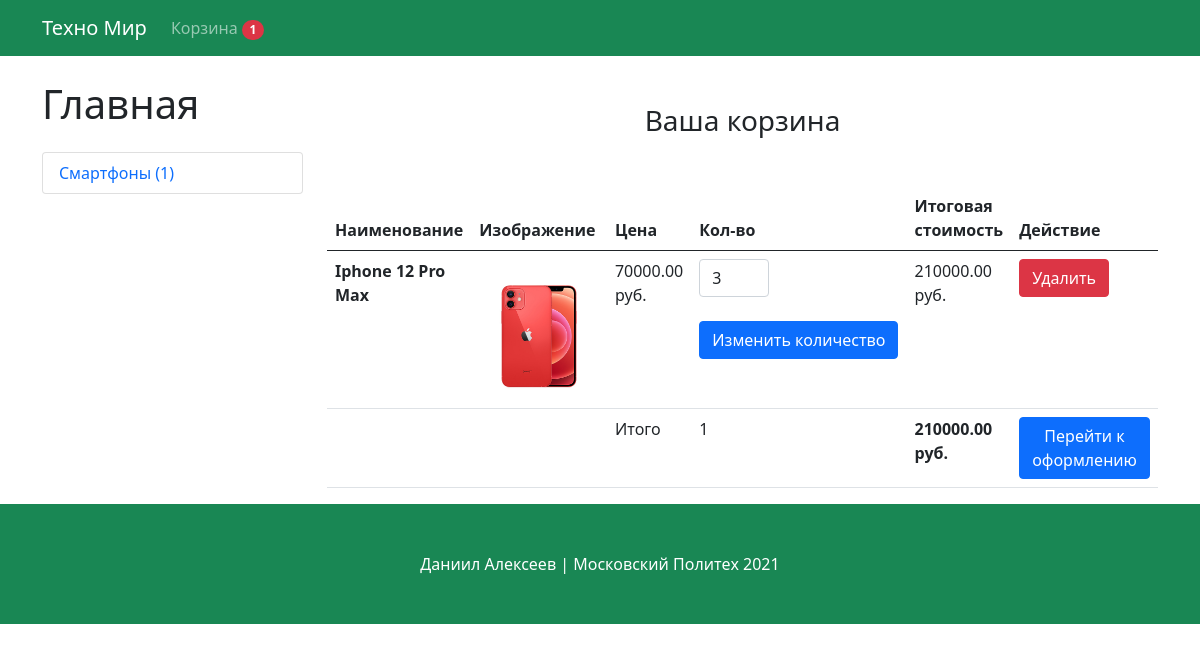
The app's page /cart/ (signed in) with its own data.
### mainapp/models.py (models this page shows, shortened)
class Cart(models.Model):
    owner = models.ForeignKey('Customer', null=True, verbose_name='Владелец', on_delete=models.CASCADE)
    products = models.ManyToManyField(CartProduct, blank=True, related_name='related_cart')
    total_products = models.PositiveIntegerField(default=0)
    final_price = models.DecimalField(max_digits=9, default=0, decimal_places=2, verbose_name='Итоговая стоимость')
    in_order = models.BooleanField(default=False)
    for_anonymous_user = models.BooleanField(default=False)

class Category(models.Model):
    name = models.CharField(max_length=255, verbose_name='Имя категории')
    slug = models.SlugField(unique=True)
    objects = CategoryManager()
    def get_absolute_url(self):
        return reverse('category_detail', kwargs={'slug': self.slug})

class CartProduct(models.Model):
    user = models.ForeignKey('Customer', verbose_name='Покупатель', on_delete=models.CASCADE)
    cart = models.ForeignKey('Cart', verbose_name='Корзина', on_delete=models.CASCADE, related_name='related_products')
    content_type = models.ForeignKey(ContentType, on_delete=models.CASCADE)
    object_id = models.PositiveIntegerField()
    content_object = GenericForeignKey('content_type', 'object_id')
    quantity = models.PositiveIntegerField(default=1)
    final_price = models.DecimalField(max_digits=9, decimal_places=2, verbose_name='Итоговая стоимость')

class Product(models.Model):
    class Meta:
        abstract = True
    category = models.ForeignKey(Category, verbose_name='Категория', on_delete=models.CASCADE)
    title = models.CharField(max_length=255, verbose_name='Наименование')
    slug = models.SlugField(unique=True)
    image = models.ImageField(verbose_name='Изображение')
    description = models.TextField(verbose_name='Описание', null=True)
    price = models.DecimalField(max_digits=9, decimal_places=2, verbose_name='Цена')
    def get_model_name(self):
        return self.__class__.__name__.lower()

class Smartphone(Product):
    diagonal = models.CharField(max_length=255, verbose_name='Диагональ')
    display_type = models.CharField(max_length=255, verbose_name='Тип дисплея')
    resolution = models.CharField(max_length=255, verbose_name='Разрешение экрана')
    accum_volume = models.CharField(max_length=255, verbose_name='Объем батареи')
    ram = models.CharField(max_length=255, verbose_name='Оперативная память')
    sd = models.BooleanField(default=True, verbose_name='Наличие SD карты')
    sd_volume_max = models.CharField(
        max_length=255, null=True, blank=True, verbose_name='Максимальыне объем встраиваемой памяти'
    )
    main_cam_mp = models.CharField(max_length=255, verbose_name='Главная камера')
    frontal_cam_mp = models.CharField(max_length=255, verbose_name='Фронтальная камера')

### mainapp/views.py (the view)
# urls.py: path('cart/', CartView.as_view(), name='cart'),
class CartView(CartMixin, View):
    def get(self, request, *args, **kwargs):
        categories = Category.objects.get_categories_for_left_sidebar()
        context = {
            'cart': self.cart,
            'categories': categories
        }
        return render(request, 'cart.html', context)

### mainapp/mixins.py (called while the page is built)
    def dispatch(self, request, *args, **kwargs):
        if request.user.is_authenticated:
            customer = Customer.objects.filter(user=request.user).first()
            if not customer:
                customer = Customer.objects.create(
                    user=request.user
                )
            cart = Cart.objects.filter(owner=customer, in_order=False).first()
            if not cart:
                cart = Cart.objects.create(owner=customer)
        else:
            cart = Cart.objects.filter(for_anonymous_user=True).first()
            if not cart:
                Cart.objects.create(for_anonymous_user=True)
        self.cart = cart
        return super().dispatch(request, *args, **kwargs)

### mainapp/models.py (called while the page is built)
def get_models_for_count(*model_names):
    return [models.Count(model_name) for model_name in model_names]

    def get_queryset(self):
        return super().get_queryset()

    def get_categories_for_left_sidebar(self):
        models = get_models_for_count('notebook', 'smartphone', 'smartwatches', 'headphones', 'tv')
        qs = list(self.get_queryset().annotate(*models))
        data = [
            dict(name=c.name, url=c.get_absolute_url(), count=getattr(c, self.CATEGORY_NAME_COUNT_NAME[c.name]))
            for c in qs
        ]
        return data

### mainapp/templates/cart.html (shortened to what this page needs)
{% extends 'base.html' %}
{% block content %}
<h3 class="text-center mt-5 mb-5">Ваша корзина {% if not cart.products.count %}Пустота{% endif %}  </h3>
    {%if cart.products.count  %}
<table class="table">
  <thead>
    <tr>
      <th scope="col">Наименование</th>
      <th scope="col">Изображение</th>
      <th scope="col">Цена</th>
      <th scope="col">Кол-во</th>
        <th scope="col">Итоговая стоимость</th>
        <th scope="col">Действие</th>
    </tr>
  </thead>
  <tbody>
  {% for item in cart.products.all %}
    <tr>
      <th scope="row">{{ item.content_object.title }}</th>
      <td class="w-25"><img src="{{ item.content_object.image.url }}" class="img-fluid"></td>
      <td>{{ item.content_object.price }} руб.</td>
      <td>
          <form action="{% url 'change_quantity' ct_model=item.content_object.get_model_name slug=item.content_object.slug %}" method="POST">
              <input type="number" class="form-control" name="quantity" style="width: 70px;" min="1" value="{{ item.quantity }}">
              <br>
              <input type="submit" class="btn btn-primary" value="Изменить количество">
          </form>
      </td>
      <td>{{ item.final_price }} руб.</td>
    <td>
        <a href="{% url 'delete_from_cart' ct_model=item.content_object.get_model_name slug=item.content_object.slug %}"><button class="btn btn-danger">Удалить</button></a>
      </td>
    </tr>
  {% endfor %}
  <tr>
      <td colspan="2"></td>
      <td>Итого</td>
      <td>{{ cart.total_products }}</td>
      <td><strong>{{ cart.final_price }} руб.</strong></td>
      <td><a href="{% url 'checkout' %}"><button class="btn btn-primary">Перейти к оформлению</button></a></td>
  </tr>
  </tbody>
</table>
{% endif %}
{% endblock content %}

### mainapp/templates/base.html (shortened to what this page needs)
<!DOCTYPE html>
<html lang="en">
<head>
  <link href="https://cdn.jsdelivr.net/npm/bootstrap@5.0.0-beta1/dist/css/bootstrap.min.css" rel="stylesheet">
</head>
<body>
  <nav class="navbar navbar-expand-lg navbar-dark bg-success fixed-top">
    <div class="container">
      <a class="navbar-brand" href="#">Техно Мир</a>
      <div class="collapse navbar-collapse" id="navbarResponsive">
        <ul class="navbar-nav ml-auto">
          <li class="nav-item">
            <a class="nav-link" href="{% url 'cart' %}">Корзина <span class="badge rounded-pill bg-danger">{{ cart.products.count }}</span></a>
          </li>
        </ul>
      </div>
    </div>
  </nav>
  <div class="container">
    <div class="row">
      <div class="col-lg-3">
        <h1 class="my-4">Главная</h1>
        <div class="list-group">
            {% for category in categories %}
          <a href="{{ category.url }}" class="list-group-item">{{ category.name }} ({{ category.count }})</a>
            {% endfor %}
        </div>
      </div>
      <div class="col-lg-9">
          {% block content %}{% endblock content %}
      </div>
    </div>
  </div>
  <footer class="py-5 bg-success">
    <div class="container">
      <p class="m-0 text-center text-white">Даниил Алексеев | Московский Политех  2021</p>
    </div>
  </footer>
</body>
</html>

### mainapp/templates/base.html (style rules this page uses)
body { padding-top: 56px; }

### records on screen
Cart: products.count "1", total_products "1", final_price "210000.00"
Category: name "Смартфоны"
CartProduct: content_object "Iphone 12 Pro Max", content_object.image (picture), content_object.price "70000.00", quantity "3", final_price "210000.00"

### other values on screen
{{ category.count }} "1"
